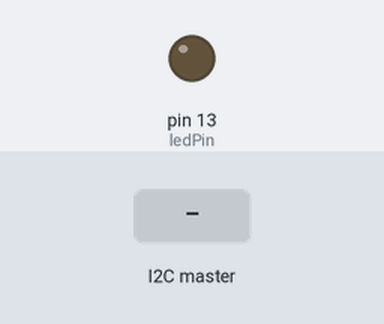
Bench run of a sketch on a simulated Arduino Uno, built with avr-gcc and run on an emulated ATmega328P. Shown: output pins drawn as LEDs (lit = HIGH). The test bench sets the inputs (shaded band).

Above: at 1.2 s.
1.3 s: the I2C master sends the byte 1
At 1.8 s:
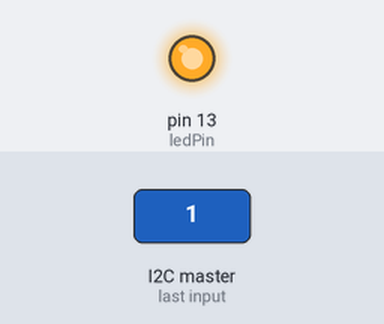
2.8 s: the I2C master sends the byte 0
At 4.0 s:
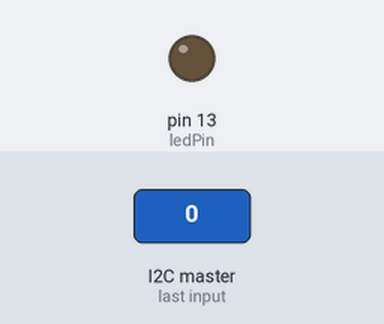
4.3 s: the I2C master sends the byte 2
At 5.3 s:
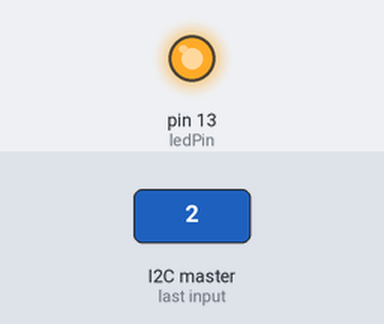
Timing chart, 0 to 7.3 s (numbered marks = the images above; inputs shaded):
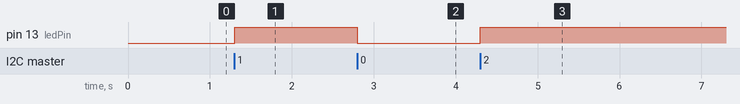

Measured:
- after the input at 1.3 s, pin 13 (ledPin): LOW → HIGH at once
- after the input at 2.8 s, pin 13 (ledPin): HIGH → LOW at once
- after the input at 4.3 s, pin 13 (ledPin): LOW → HIGH at once

The sketch:

arduino_worker02.ino
```cpp
/*
Arduino worker for RaspberryPi Pico HW Controller
arduino_worker2.ino connects to RaspberryPi pico HW via I2C
*/

# include <Wire.h>  // Includes the Wire library for I2C

//LED on pin 13
const int ledPin = 13 ;

void setup() {
Wire.begin(5);                /* join i2c bus as worker with address 5 */
Wire.onReceive(receiveEvent); /* register receive event when data is received*/

// Setup pin 13 as output and turn LED off
pinMode(ledPin, OUTPUT);
digitalWrite(ledPin, LOW);

}

//Function that executed whenever data is received from controller
void receiveEvent(int howMany) {
 while (0 <Wire.available()) {  // loop through all but the last
    char c = Wire.read();      /* receive byte as a character */
    digitalWrite(ledPin, c);
 }
}
void loop() {
  delay(100);
}
```
